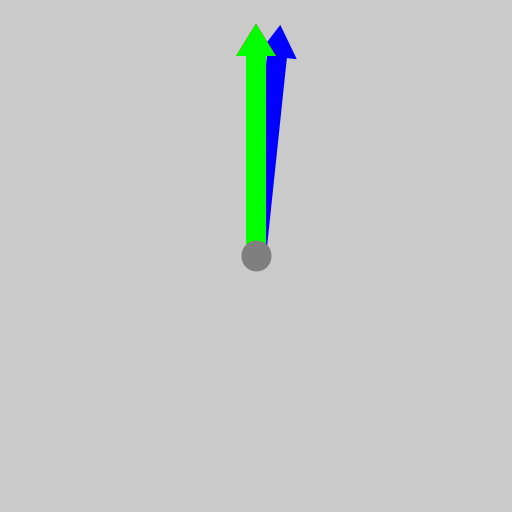
Frame 1 (no input)
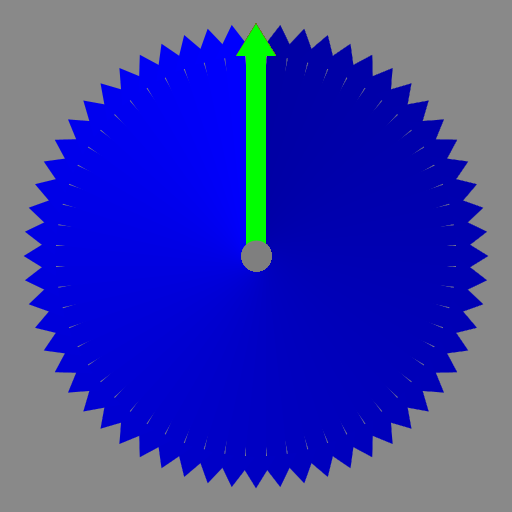
Frame 60 (the mouse pressed at the canvas centre just before this capture)
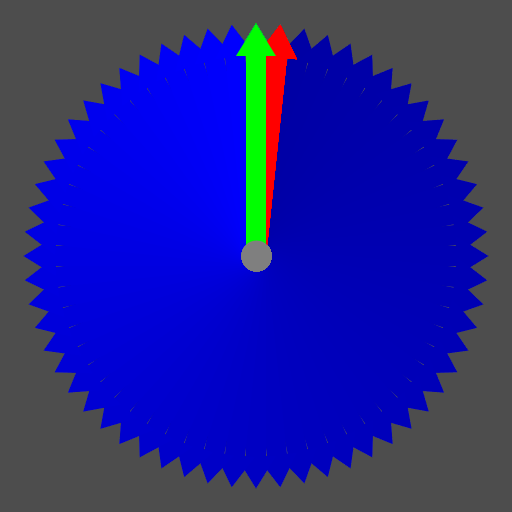
Frame 120 (the mouse held since frame 60 and released just before this capture)

The Processing sketch that drew these frames (run headless with seeded random() and noise(); from frame 60 on, the mouse is pressed at the canvas centre):

// Processing sketch: ANI2012H22_Clock1
// ── ANI2012H22_Clock1.pde
// ANI2012H22_Clock1.pde
// Animation d'une horloge, version implémentée sans classe.

// paramètres
int fps = 60;

int colorBack = 31;

float speed = 60.0f; // vitesse accélérée (utiliser 1.0f pour vitesse normale)

float arrowWidth = 200.0f;
float arrowHeight = 20.0f;

// variables
float timeSlice;
float timeScale;

float radius;
float angle;
float offset;

float positionX;
float positionY;

float centerX;
float centerY;

float randomX;
float randomY;

float angleSecond;
float angleMinute;
float angleHour;

// constantes
float deltaSecond = 360.0f / 60.0f;
float deltaMinute = 360.0f / 60.0f;
float deltaHour   = 360.0f / 12.0f;

void setup()
{
  size(512, 512);
  frameRate(fps);

  centerX = width / 2.0f;
  centerY = height / 2.0f;

  timeSlice = 1.0f / fps;
  timeScale = timeSlice * speed;

  angleSecond = angleMinute = angleHour = 0.0f;
}

void draw()
{
  fade(2);

  update();

  drawClock();
}

// fonction de mise à jour de l'horloge
void update()
{
  angleSecond += deltaSecond * timeScale;

  if (angleSecond > 360)
  {
    angleSecond -= 360;
    angleMinute += deltaMinute;

    if (angleMinute > 360)
    {
      angleMinute -= 360;
      angleHour += deltaHour;

      if (angleHour > 360)
      {
        angleHour -= 360;
      }
    }
  }
}

// fonction d'affichage de l'horloge
void drawClock()
{
  pushMatrix();

  translate(centerX, centerY);
  rotate(radians(-90.0f));

  noStroke();

  fill(0, 0, 255);
  drawArrow(0, 0, arrowWidth, arrowHeight, radians(angleSecond));

  fill(255, 0, 0);
  drawArrow(0, 0, arrowWidth, arrowHeight, radians(angleMinute));

  fill(0, 255, 0);
  drawArrow(0, 0, arrowWidth, arrowHeight, radians(angleHour));

  stroke(127);
  strokeWeight(arrowHeight * 1.5f);

  point(0, 0);

  popMatrix();
}

// fonction qui dessine une flèche
void drawArrow(float x, float y, float w, float h, float angle)
{
  noStroke();

  pushMatrix();

  translate(x, y);
  rotate(angle);

  beginShape();
  vertex(0, h / 2.0f);
  vertex(w, h / 2.0f);
  vertex(w, h / 2.0f + h / 2.0f);
  vertex(w + h * 1.618f, 0);
  vertex(w, -(h / 2.0f + h / 2.0f));
  vertex(w, -h / 2.0f);
  vertex(0, -h / 2.0f);
  endShape(CLOSE);

  popMatrix();
}

void fade(float intensity)
{
  rectMode(CORNER);
  noStroke();
  fill(colorBack, intensity);
  rect(0, 0, width, height);
}
